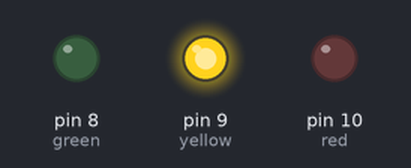
Simulated run of this sketch. Board: Arduino Uno, built with avr-gcc and run on an emulated ATmega328P. On the bench: output pins drawn as LEDs (lit = HIGH).

Above: at 1.5 s.
At 8.0 s:
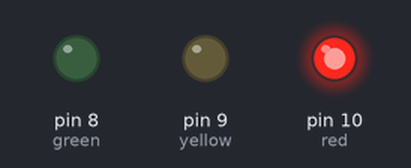
At 14.5 s:
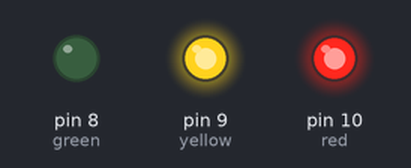
At 23.7 s:
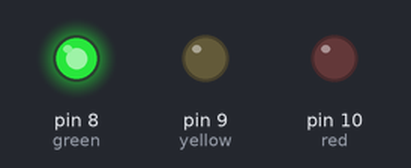
Timing chart, 0 to 41.0 s (numbered marks = the images above):
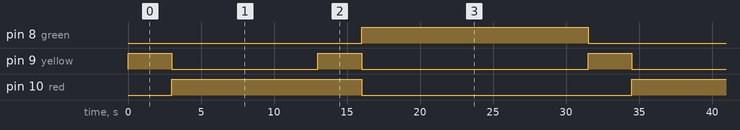

The sketch:

traffic__light.ino
```cpp
int red = 10;
int yellow = 9;
int green = 8;
void setup() {
    pinMode(red, OUTPUT);
    pinMode(yellow, OUTPUT);
    pinMode(green, OUTPUT);
  // put your setup code here, to run once:

}


void loop(){
    changeLights();
    delay(15000);
}

void changeLights() {
    // green off, yellow on for 3 seconds
    digitalWrite(green, LOW);
    digitalWrite(yellow, HIGH);
    delay(3000);

    // turn off yellow, then turn red on for 5 seconds
    digitalWrite(yellow, LOW);
    digitalWrite(red, HIGH);
    delay(10000);

    // red and yellow on for 2 seconds (red is already on though)
    digitalWrite(yellow, HIGH);
    delay(3000);

    // turn off red and yellow, then turn on green
    digitalWrite(yellow, LOW);
    digitalWrite(red, LOW);
    digitalWrite(green, HIGH);
    delay(500);
}
  // put your main code here, to run repeatedly:
```

Measured:
- by itself, pin 8 (green): alternates HIGH for 15.5 s and LOW for 16.0 s
- by itself, pin 9 (yellow): repeats every 31.5 s: LOW 10.0 s, HIGH 3.0 s, LOW 15.5 s, HIGH 3.0 s
- by itself, pin 10 (red): alternates HIGH for 13.0 s and LOW for 18.5 s
